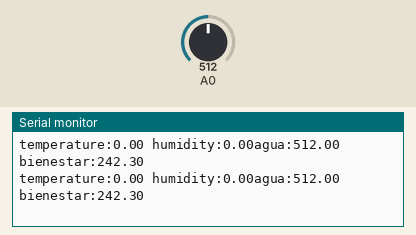
Simulated run of this sketch. Board: Arduino Uno, built with avr-gcc and run on an emulated ATmega328P. Parts: the last lines printed to the serial monitor. The test bench sets the inputs (shaded band); at power-on: A0 = 512.

Above: at 10.8 s.
10.9 s: A0 set to 716
At 15.4 s:
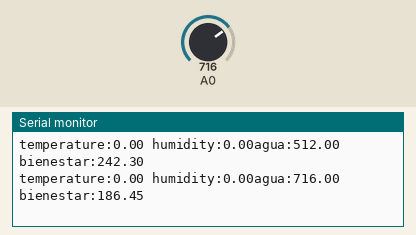
18.4 s: A0 set to 900
At 20.5 s:
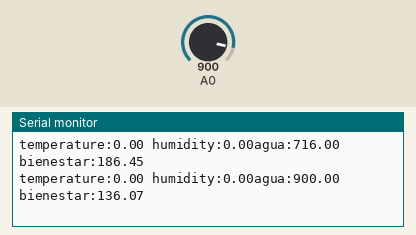
Timing chart, 0 to 22.0 s (numbered marks = the images above; inputs shaded):
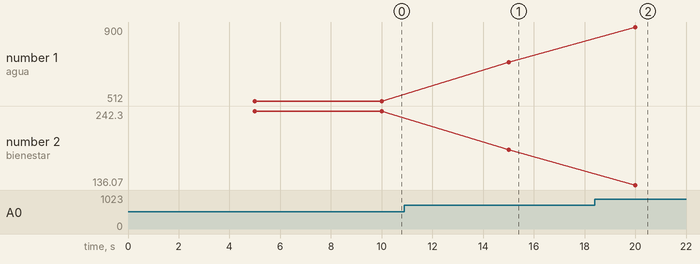

Measured:
- after the input at 10.9 s, the serial monitor: prints a new line after 4.1 s (image 1)
- after the input at 18.4 s, the serial monitor: prints a new line after 1.6 s (image 2)
- plotted number 1: 512 → 716 after the input at 10.9 s, 716 → 900 after the input at 18.4 s
- plotted number 2: 242.3 → 186.45 after the input at 10.9 s, 186.45 → 136.07 after the input at 18.4 s

The sketch:

bienestar.ino
```cpp
#include <DHT11.h>
int pin=4;
DHT11 dht11(pin);
int sensorAgua = A0;

void setup()
{
   Serial.begin(9600);
}

void loop()
{
  delay(5000);
  float t, h;
  float s = analogRead(A0);

  //red neuronal
  float bienestar = (-0.36568771*h +  -1.97858201*t + -0.27378322*s + 382.47773678555427);


    Serial.print("temperature:");
    Serial.print(t);
    Serial.print(" humidity:");
    Serial.print(h);
    Serial.print("agua:");
    Serial.print(s);
    Serial.print(" bienestar:");
    Serial.print(bienestar);
    Serial.println();
  }


 
```
